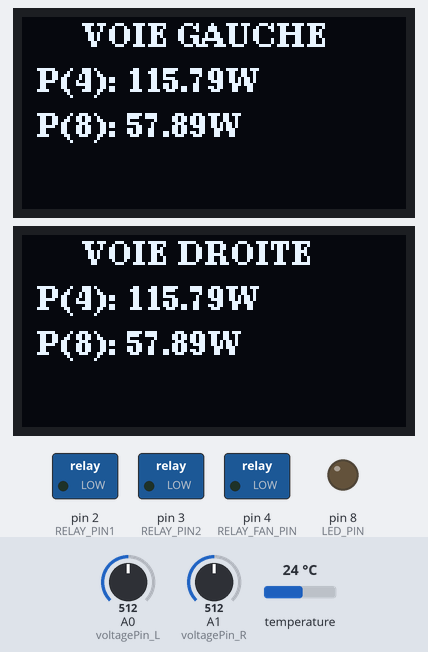
Simulated run of this sketch. Board: Arduino Uno, built with avr-gcc and run on an emulated ATmega328P. Parts: 2 × 128×64 one-colour display, switched loads named in the sketch (green lamp = pin HIGH), output pins drawn as LEDs (lit = HIGH). The test bench sets the inputs (shaded band); at power-on: temperature 24 °C, A0 (voltagePin_L) = 512, A1 (voltagePin_R) = 512.

Above: at 2.5 s.
2.6 s: temperature set to 26.3 °C
5.3 s: temperature set to 27.3 °C
At 6.4 s:
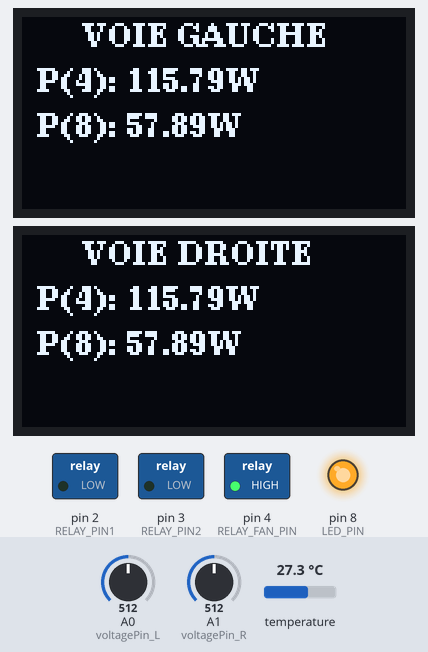
8.0 s: A0 (voltagePin_L) set to 716
At 10.7 s:
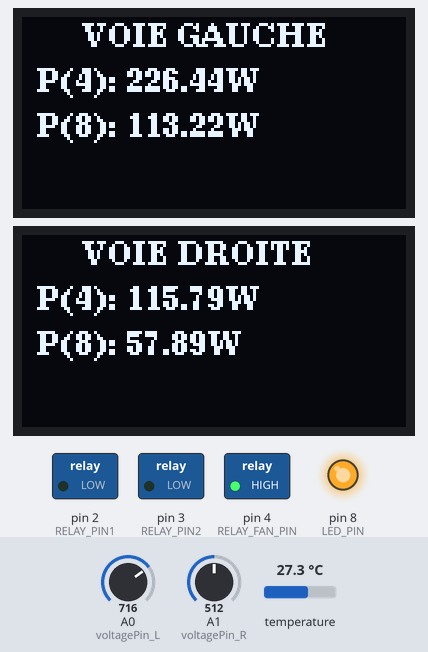
11.1 s: A1 (voltagePin_R) set to 716
At 12.0 s:
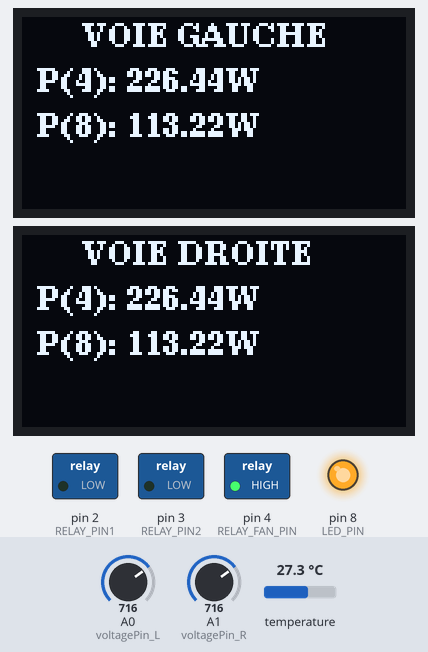
13.8 s: temperature set to 34.6 °C
16.6 s: temperature set to 35.4 °C
At 18.1 s:
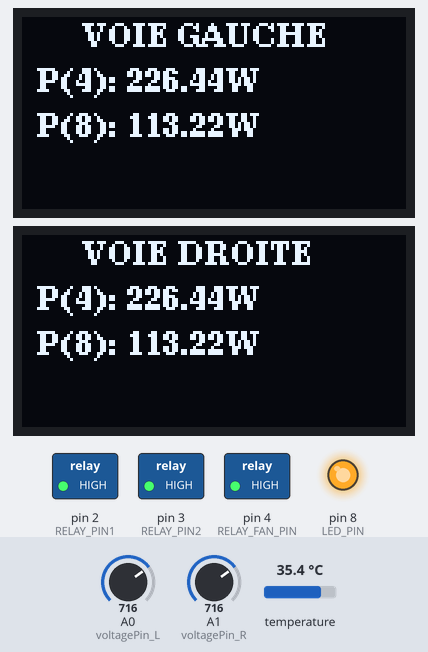
Timing chart, 0 to 19.6 s (numbered marks = the images above; inputs shaded):
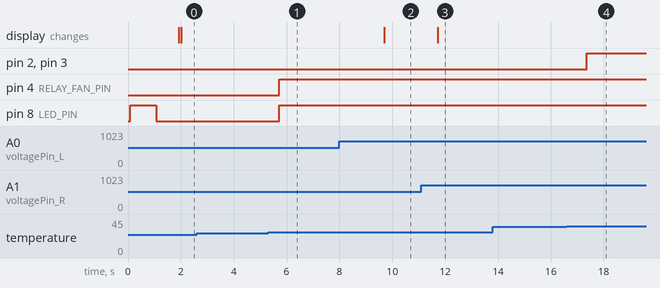

The sketch:

arduino_sketch.ino
```cpp
//sorry comments are in french

#include <OneWire.h>
#include <DallasTemperature.h>
#include <Wire.h>
#include <U8g2lib.h>

// Définition des broches
#define DS18B20_PIN 12  // Broche de la sonde DS18B20
#define LED_PIN 8       // LED témoin
#define RELAY_FAN_PIN 4 // Relais ventilateur
#define RELAY_PIN1 2    // Relais 1 channel R
#define RELAY_PIN2 3    // Relais 2 channel L

// Seuils de température
const float TEMP_THRESHOLD_FAN = 27.0;
const float TEMP_THRESHOLD_RELAY = 35.0;

// Résistances de charge
const float loadResistance4Ohms = 4.0;
const float loadResistance8Ohms = 8.0;

// Facteur du pont diviseur de tension
const float R8 = 76000.0; // a ajuster selon la stabilité de la tension de référence pour l'ADC interne
const float R9 = 10000.0;
const float divFactor = (R8 + R9) / R9;

// Broches de mesure des tensions
const int voltagePin_L = A0;
const int voltagePin_R = A1;

// Objets pour la sonde DS18B20
OneWire oneWire(DS18B20_PIN);
DallasTemperature sensors(&oneWire);

// Initialisation des écrans OLED en mode "Full Buffer" (ouch plus bcp d'espace dans la SRAM, donc attention)
U8G2_SSD1306_128X64_NONAME_F_HW_I2C display_L(U8G2_R0, U8X8_PIN_NONE);
U8G2_SSD1306_128X64_NONAME_F_HW_I2C display_R(U8G2_R0, U8X8_PIN_NONE);

int lineHeight; // Hauteur d'une ligne

void setup() {
  Wire.begin();

  pinMode(LED_PIN, OUTPUT);
  pinMode(RELAY_FAN_PIN, OUTPUT);
  pinMode(RELAY_PIN1, OUTPUT);
  pinMode(RELAY_PIN2, OUTPUT);

  digitalWrite(RELAY_FAN_PIN, LOW);
  digitalWrite(RELAY_PIN1, LOW);
  digitalWrite(RELAY_PIN2, LOW);

  sensors.begin();

  display_L.setI2CAddress(0x3C * 2);
  display_L.begin();
  display_R.setI2CAddress(0x3D * 2);
  display_R.begin();

  // Configuration des polices et récupération de la hauteur de ligne
  display_L.setFont(u8g2_font_ncenB08_tr);
  display_R.setFont(u8g2_font_ncenB08_tr);
  lineHeight = display_L.getMaxCharHeight();

  digitalWrite(LED_PIN, HIGH);
  delay(1000);
  digitalWrite(LED_PIN, LOW);
}

void loop() {
  sensors.requestTemperatures();
  float temperature = sensors.getTempCByIndex(0);

  if (temperature >= TEMP_THRESHOLD_RELAY) {
    digitalWrite(LED_PIN, HIGH);
    digitalWrite(RELAY_PIN1, HIGH);
    digitalWrite(RELAY_PIN2, HIGH);
    digitalWrite(RELAY_FAN_PIN, HIGH);
  } else if (temperature >= TEMP_THRESHOLD_FAN) {
    digitalWrite(LED_PIN, HIGH);
    digitalWrite(RELAY_FAN_PIN, HIGH);
    digitalWrite(RELAY_PIN1, LOW);
    digitalWrite(RELAY_PIN2, LOW);
  } else {
    digitalWrite(LED_PIN, LOW);
    digitalWrite(RELAY_FAN_PIN, LOW);
    digitalWrite(RELAY_PIN1, LOW);
    digitalWrite(RELAY_PIN2, LOW);
  }

  int rawVoltage_L = analogRead(voltagePin_L);
  int rawVoltage_R = analogRead(voltagePin_R);

  float voltage_L = (rawVoltage_L * 5.0 / 1023.0) * divFactor;
  float voltage_R = (rawVoltage_R * 5.0 / 1023.0) * divFactor;

  float power_L_4Ohms = (voltage_L * voltage_L) / loadResistance4Ohms;
  float power_L_8Ohms = (voltage_L * voltage_L) / loadResistance8Ohms;
  float power_R_4Ohms = (voltage_R * voltage_R) / loadResistance4Ohms;
  float power_R_8Ohms = (voltage_R * voltage_R) / loadResistance8Ohms;

  // === 🖥️ AFFICHAGE VOIE GAUCHE (Écran 0x3C) ===
  display_L.clearBuffer();
  display_L.setCursor(20, 10);
  display_L.print("VOIE GAUCHE");

  display_L.setCursor(5, 25);
  display_L.print("P(4Ω): ");
  display_L.print(power_L_4Ohms, 2);
  display_L.print("W");

  display_L.setCursor(5, 40);
  display_L.print("P(8Ω): ");
  display_L.print(power_L_8Ohms, 2);
  display_L.print("W");

  display_L.sendBuffer();

  // === 🖥️ AFFICHAGE VOIE DROITE (Écran 0x3D) ===
  display_R.clearBuffer();
  display_R.setCursor(20, 10);  // Ajustement de la position du titre
  display_R.print("VOIE DROITE");

  display_R.setCursor(5, 25);
  display_R.print("P(4Ω): ");
  display_R.print(power_R_4Ohms, 2);
  display_R.print("W");

  display_R.setCursor(5, 40);
  display_R.print("P(8Ω): ");
  display_R.print(power_R_8Ohms, 2);
  display_R.print("W");

  display_R.sendBuffer();

  delay(1000);
}
```

Measured:
- the behaviour switches between 26.9 and 27 °C on temperature (found by bisection; images 0 and 1)
- the behaviour switches between 34.9 and 35 °C on temperature (found by bisection; images 3 and 4)
- after the input at 2.6 s, every drawn part: stays the same
- after the input at 5.3 s, pin 4 (RELAY_FAN_PIN), pin 8 (LED_PIN): LOW → HIGH after 0.42 s
- after the input at 8.0 s, the display: changes after 1.7 s (image 2)
- after the input at 11.1 s, the display: changes after 0.62 s (image 3)
- after the input at 13.8 s, every drawn part: stays the same
- after the input at 16.6 s, pin 2 (RELAY_PIN1), pin 3 (RELAY_PIN2): LOW → HIGH after 0.76 s
